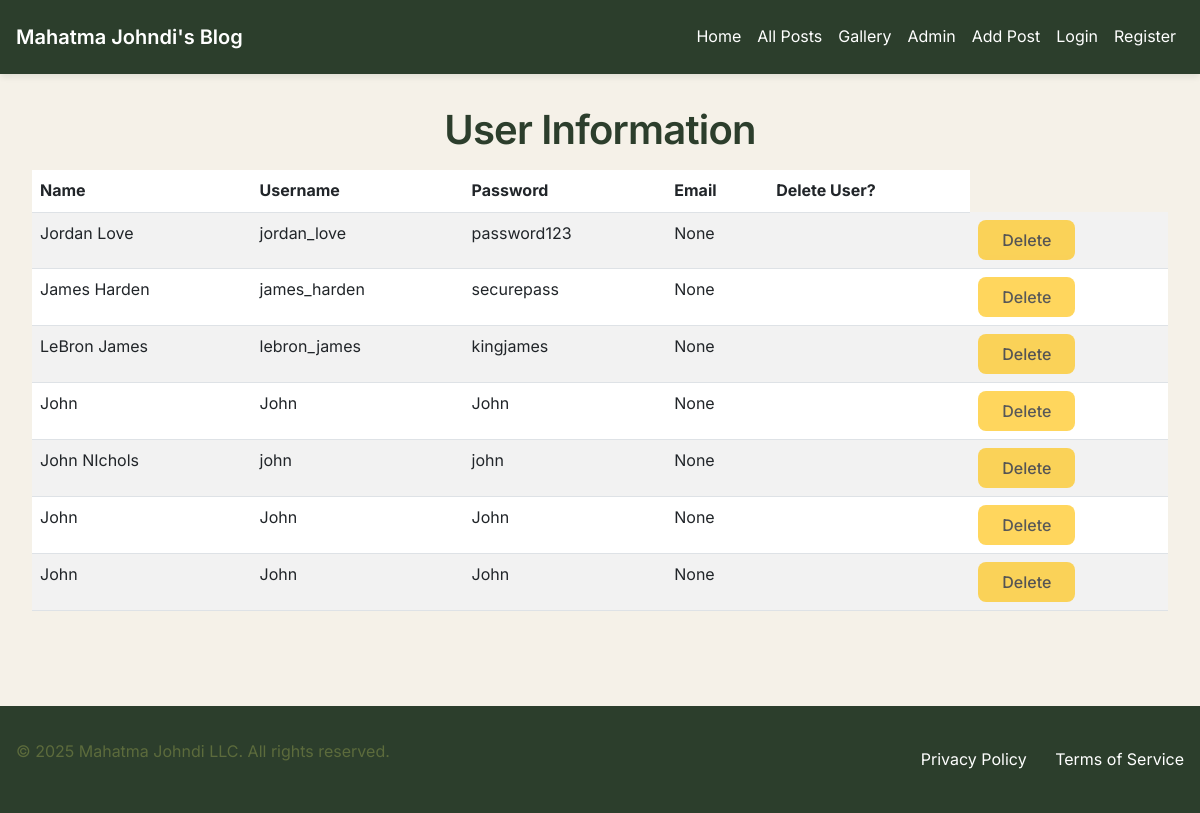
The page /user_info on the database as committed earlier.
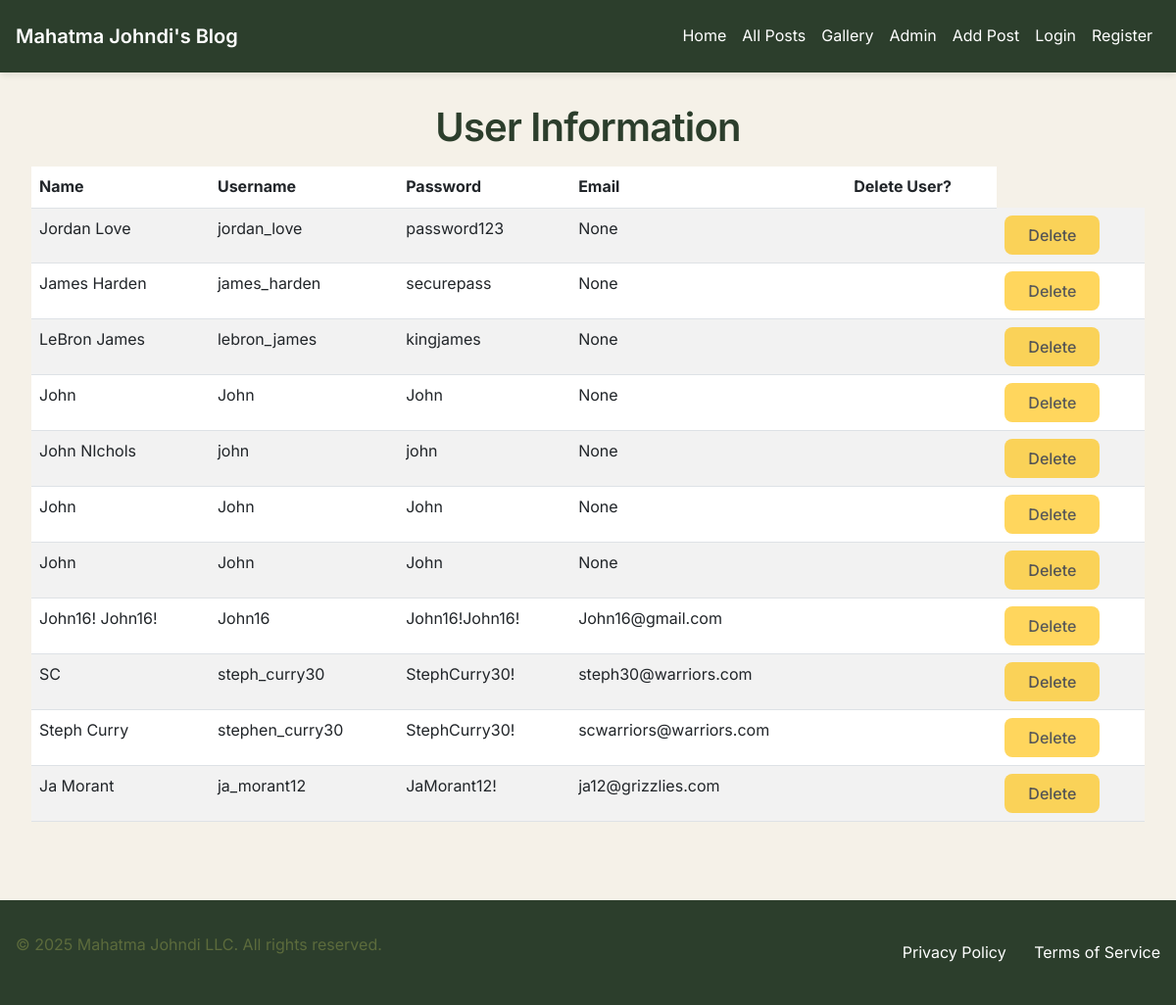
The same page on the database as committed later.
### tables this page shows
CREATE TABLE users (
                    user_id INTEGER PRIMARY KEY AUTOINCREMENT,
                    name TEXT NOT NULL,
                    email TEXT UNIQUE,
                    password TEXT NOT NULL,
                    profile_image TEXT, -- Path to the image file
                    username TEXT NOT NULL
                );

### app.py (the view)
@app.route('/user_info', methods=['GET', 'POST'])
def user_info():
    conn = get_db_connection()
    conn.row_factory = sqlite3.Row
    cursor = conn.cursor()
    cursor.execute("SELECT name, username, password, email FROM users")
    users = cursor.fetchall()
    conn.close()
    return render_template('user_info.html', users=users)

### app.py (called while the page is built)
def get_db_connection():
    conn = sqlite3.connect("database.db")
    conn.row_factory = sqlite3.Row
    return conn

### templates/user_info.html (shortened to what this page needs)
{% extends "base.html" %}
{% block content %}
<div class="container">
    <h1 class="text-center">User Information</h1>
    <table class="table table-striped">
        <thead>
            <tr>
                <th>Name</th>
                <th>Username</th>
                <th>Password</th>
                <th>Email</th>
                <th>Delete User?</th>
            </tr>
        </thead>
        <tbody>
            {% for user in users %}
            <tr>
                <td>{{ user['name'] }}</td>
                <td>{{ user['username'] }}</td>
                <td>{{ user['password'] }}</td>
                <td>{{ user['email'] }}</td>
                <td>{{ user['user_id'] }}</td>
                <td>
                    <button type="button" class="btn btn-warning btn-sm" disabled>Delete</button>
                </td>
            </tr>
            {% endfor %}
        </tbody>
    </table>
</div>
{% endblock %}

### templates/base.html (shortened to what this page needs)
<!DOCTYPE html>
<html lang="en">
<head>
    <link href="https://cdn.jsdelivr.net/npm/bootstrap@5.3.0/dist/css/bootstrap.min.css" rel="stylesheet">
    <link rel="stylesheet" href="{{ url_for('static', filename='css/style.css') }}">
</head>
<body>
    <header class="site-header">
        <nav class="navbar navbar-expand-lg" aria-label="Main navigation">
            <div class="container">
                <a class="navbar-brand" href="{{ url_for('home') }}">
                    <span class="brand-text">Mahatma Johndi's Blog</span>
                </a>
                <div class="collapse navbar-collapse" id="mainNav">
                    <ul class="navbar-nav ms-auto">
                        <li class="nav-item"><a class="nav-link" href="{{ url_for('home') }}">Home</a></li>
                        <li class="nav-item"><a class="nav-link" href="{{ url_for('blog_posts_page') }}">All Posts</a></li>
                        <li class="nav-item"><a class="nav-link" href="{{ url_for('view_all_images') }}">Gallery</a></li>
                        <li class="nav-item"><a class="nav-link" href="{{ url_for('admin_index') }}">Admin</a></li>
                        <li class="nav-item"><a class="nav-link" href="{{ url_for('add_blog_post') }}">Add Post</a></li>
                        {% if current_user is defined and current_user.is_authenticated %}
                            <li class="nav-item"><a class="nav-link" href="{{ url_for('profile') }}">Profile</a></li>
                            <li class="nav-item"><a class="nav-link" href="{{ url_for('logout') }}">Logout</a></li>
                        {% else %}
                            <li class="nav-item"><a class="nav-link" href="{{ url_for('login') }}">Login</a></li>
                            <li class="nav-item"><a class="nav-link" href="{{ url_for('register') }}">Register</a></li>
                        {% endif %}
                    </ul>
                </div>
            </div>
        </nav>
    </header>
    <main id="main-content" class="site-main" role="main">
        <div class="container">
            {% block content %}{% endblock %}
        </div>
    </main>
    <footer class="site-footer" role="contentinfo">
        <div class="container">
            <div class="footer-content">
                <p>&copy; 2025 Mahatma Johndi LLC. All rights reserved.</p>
                <div class="footer-links">
                    <a href="#">Privacy Policy</a>
                    <a href="#">Terms of Service</a>
                </div>
            </div>
        </div>
    </footer>
</body>
</html>

### static/css/style.css (style rules this page uses)
:root { --primary: #5C6B3C; --primary-light: #7A8C4A; --primary-dark: #3D4A2C; --secondary: #8B7355; --background: #F5F1E8; --surface: #FFFFFF; --header-bg: #2C3E2C; --footer-bg: #2C3E2C; --text-primary: #2C3E2C; --text-secondary: #5C6B3C; --text-light: #8B7355; --border: #D4C9B8; --success: #4A6B3C; --error: #8B3C3C; --warning: #8B6B3C; --font-family: 'Inter', -apple-system, BlinkMacSystemFont, 'Segoe UI', Roboto, sans-serif; --font-size-base: 16px; --line-height-base: 1.6; --spacing-xs: 0.25rem; --spacing-sm: 0.5rem; --spacing-md: 1rem; --spacing-lg: 1.5rem; --spacing-xl: 2rem; --radius-sm: 0.25rem; --radius-md: 0.5rem; --radius-lg: 1rem; --shadow-sm: 0 1px 2px 0 rgba(44, 62, 44, 0.05); --shadow-md: 0 4px 6px -1px rgba(44, 62, 44, 0.1); --shadow-lg: 0 10px 15px -3px rgba(44, 62, 44, 0.1); --transition-fast: 150ms ease; --transition-normal: 250ms ease; --transition-slow: 350ms ease; }
* { margin: 0; padding: 0; box-sizing: border-box; }
html { scroll-behavior: smooth; }
body { font-family: var(--font-family); font-size: var(--font-size-base); line-height: var(--line-height-base); color: var(--text-primary); background-color: var(--background); background-image: linear-gradient(to bottom, var(--header-bg) 0%, var(--background) 100px); min-height: 100vh; }
h1, h2, h3, h4, h5, h6 { color: var(--text-primary); font-weight: 600; line-height: 1.2; margin-bottom: var(--spacing-md); letter-spacing: -0.02em; }
h1 { font-size: clamp(2rem, 5vw, 2.5rem); }
p { margin-bottom: var(--spacing-md); color: var(--text-secondary); line-height: 1.7; max-width: 70ch; }
a { color: var(--primary); text-decoration: none; transition: color var(--transition-fast); outline: none; }
.container { width: 100%; max-width: 1200px; margin: 0 auto; padding: 0 var(--spacing-md); }
.site-header { position: sticky; top: 0; z-index: 1000; background-color: var(--header-bg); box-shadow: var(--shadow-md); transition: transform var(--transition-normal); }
.navbar { padding: var(--spacing-md) 0; }
.navbar-brand { font-size: 1.25rem; font-weight: 600; color: var(--surface); }
.nav-link { color: var(--surface); padding: var(--spacing-sm) var(--spacing-md); border-radius: var(--radius-sm); transition: all var(--transition-fast); position: relative; }
.nav-link::after { content: ''; position: absolute; bottom: 0; left: 50%; width: 0; height: 2px; background-color: var(--surface); transition: all var(--transition-fast); transform: translateX(-50%); }
.site-main { padding: var(--spacing-xl) 0; min-height: calc(100vh - 200px); background-color: var(--background); }
.btn { display: inline-flex; align-items: center; justify-content: center; padding: var(--spacing-sm) var(--spacing-lg); border-radius: var(--radius-md); font-weight: 500; transition: all var(--transition-fast); cursor: pointer; border: none; font-size: 1rem; line-height: 1.5; min-height: 2.5rem; }
.site-footer { background-color: var(--footer-bg); padding: var(--spacing-xl) 0; margin-top: var(--spacing-xl); color: var(--surface); }
.footer-content { display: flex; justify-content: space-between; align-items: center; }
.footer-links a { margin-left: var(--spacing-lg); color: var(--surface); }

Rows that differ between the two databases and show on the page:
added users: name "John16! John16!", username "John16", password "John16!John16!", email "John16@gmail.com"
added users: name "SC", username "steph_curry30", password "StephCurry30!", email "steph30@warriors.com"
added users: name "Steph Curry", username "stephen_curry30", password "StephCurry30!", email "scwarriors@warriors.com"
added users: name "Ja Morant", username "ja_morant12", password "JaMorant12!", email "ja12@grizzlies.com"
